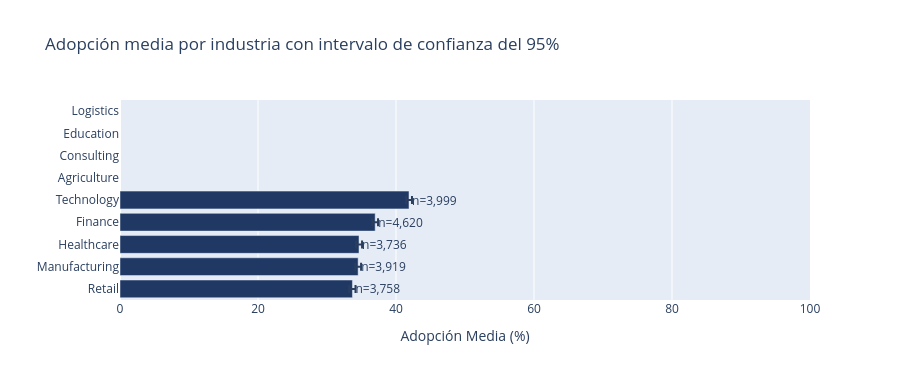

Source (notebook cell):
### Markdown cell above
## 3. Dispersión y tamaño muestral

Los promedios se muestran junto con su intervalo de confianza al 95% y el número de observaciones ($n$). Si los intervalos de dos sectores se solapan, la diferencia de orden en el ranking no es concluyente con los datos observados.

### Code cell
stats_industria = (
    df_tablero.groupby('industry')['ai_adoption_rate']
    .agg(media='mean', desvio='std', n='count')
    .sort_values('media')
)

stats_industria['error_estandar'] = stats_industria['desvio'] / np.sqrt(stats_industria['n'])
stats_industria['ic95'] = 1.96 * stats_industria['error_estandar']

display(stats_industria[['media', 'desvio', 'n', 'ic95']].round(2))

fig4 = px.bar(
    stats_industria.reset_index(),
    x='media',
    y='industry',
    orientation='h',
    error_x='ic95',
    text='n',
    labels={'media': 'Adopción Media (%)', 'industry': '', 'n': 'Casos (n)'},
    title='Adopción media por industria con intervalo de confianza del 95%'
)

fig4.update_traces(marker_color='#1F3864', texttemplate='n=%{text:,}', textposition='outside')
fig4.update_xaxes(range=[0, 100])
fig4.update_layout(height=380, margin=dict(r=90))
fig4.show()

### Figure 1 — Plotly figure (JSON) as saved in the notebook; plotly's stock layout.template omitted (floating-point values rounded to 4 significant figures)
{"data": [{"error_x": {"array": [0.4452, 0.4269, 0.4414, 0.4141, 0.4308, NaN, NaN, NaN, NaN]}, "hovertemplate": "Adopción Media (%)=%{x}<br>=%{y}<br>Casos (n)=%{text}<extra></extra>", "legendgroup": "", "marker": {"color": "#1F3864", "pattern": {"shape": ""}}, "name": "", "orientation": "h", "showlegend": false, "text": [3758.0, 3919.0, 3736.0, 4620.0, 3999.0, 0.0, 0.0, 0.0, 0.0], "textposition": "outside", "texttemplate": "n=%{text:,}", "type": "bar", "x": [33.69, 34.51, 34.64, 36.98, 41.89, NaN, NaN, NaN, NaN], "xaxis": "x", "y": ["Retail", "Manufacturing", "Healthcare", "Finance", "Technology", "Agriculture", "Consulting", "Education", "Logistics"], "yaxis": "y"}], "layout": {"barmode": "relative", "height": 380, "legend": {"tracegroupgap": 0}, "margin": {"r": 90}, "title": {"text": "Adopción media por industria con intervalo de confianza del 95%"}, "xaxis": {"anchor": "y", "domain": [0, 1], "range": [0, 100], "title": {"text": "Adopción Media (%)"}}, "yaxis": {"anchor": "x", "domain": [0, 1], "title": {"text": ""}}}}
